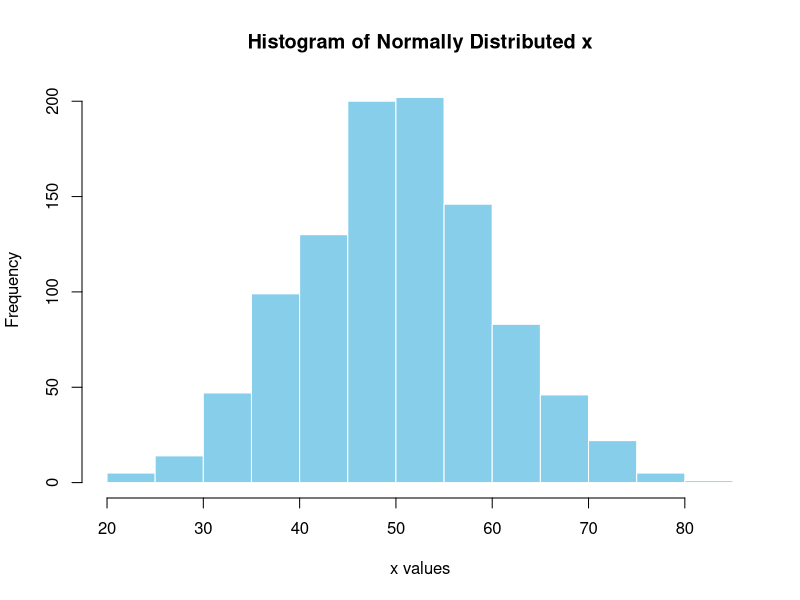
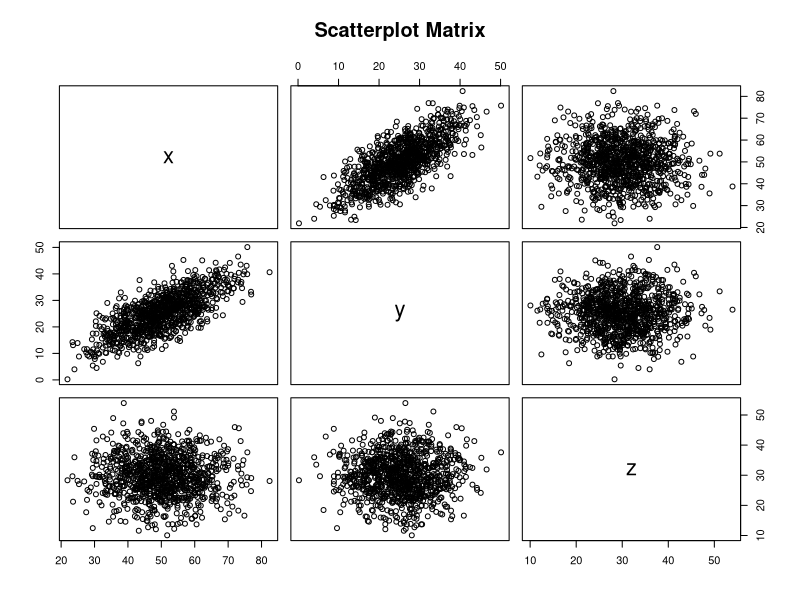
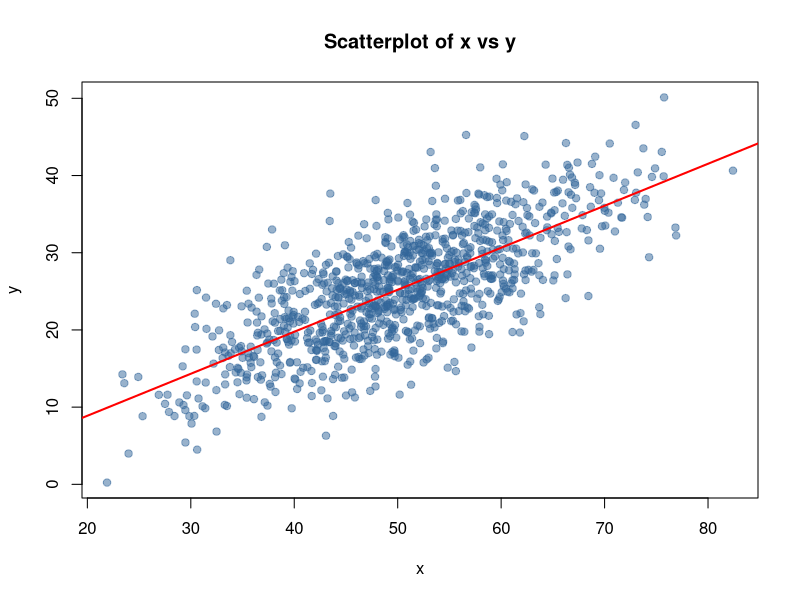
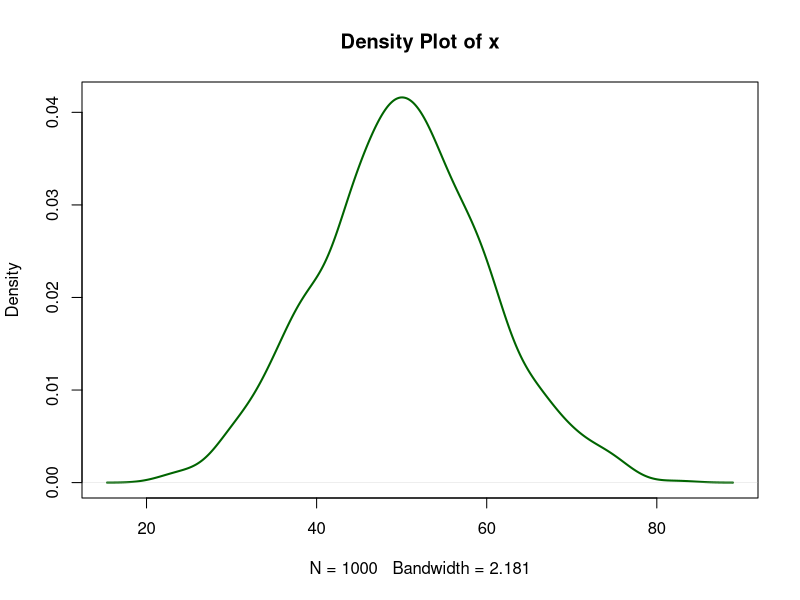
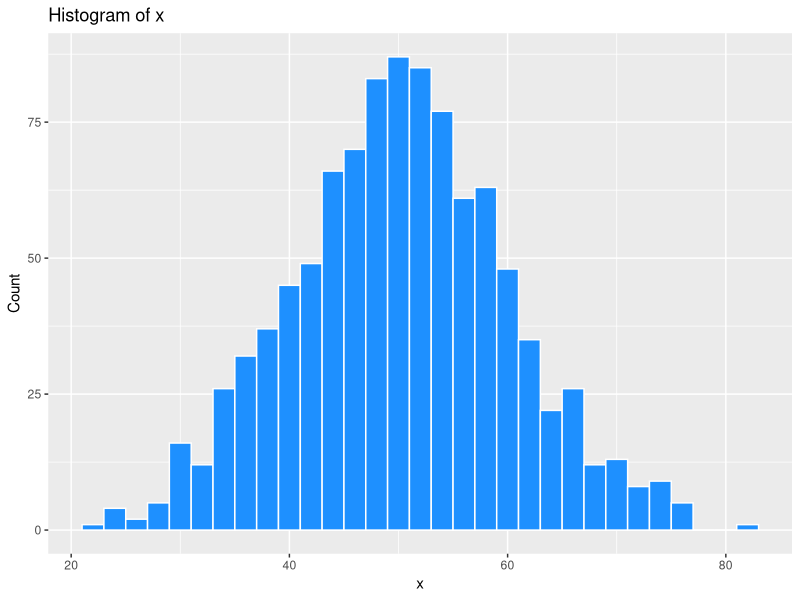
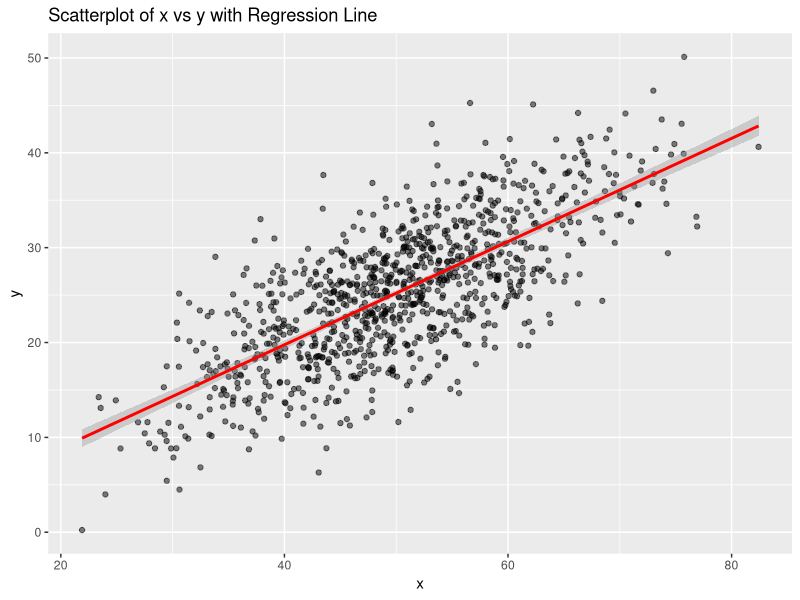

Here is the R script that generated these plots, in order:

# Set seed for reproducibility
set.seed(123)

# Create a normally distributed object with mean=50, sd=10, n=1000
x <- rnorm(1000, mean = 50, sd = 10)

# Histogram
hist(x, 
     main = "Histogram of Normally Distributed x", 
     xlab = "x values", 
     col = "skyblue", 
     border = "white")

# Summary statistics
summary(x)

# Standard deviation and variance
sd(x)
var(x)

# Create y with some linear relationship to x + noise
y <- 0.5 * x + rnorm(1000, mean = 0, sd = 5)

# Create a third variable, uncorrelated
z <- rnorm(1000, mean = 30, sd = 7)

# Combine into a data frame
df <- data.frame(x = x, y = y, z = z)

# Scatterplot matrix
pairs(df, main = "Scatterplot Matrix")

plot(x, y, 
     main = "Scatterplot of x vs y", 
     xlab = "x", 
     ylab = "y", 
     pch = 19, 
     col = rgb(0.2, 0.4, 0.6, 0.5))
abline(lm(y ~ x), col = "red", lwd = 2)

plot(density(x), 
     main = "Density Plot of x", 
     col = "darkgreen", 
     lwd = 2)

library(ggplot2)



# Histogram with ggplot2
ggplot(df, aes(x)) +
  geom_histogram(binwidth = 2, fill = "dodgerblue", color = "white") +
  labs(title = "Histogram of x", x = "x", y = "Count")

# Scatter plot with regression line
ggplot(df, aes(x, y)) +
  geom_point(alpha = 0.5) +
  geom_smooth(method = "lm", col = "red") +
  labs(title = "Scatterplot of x vs y with Regression Line")
